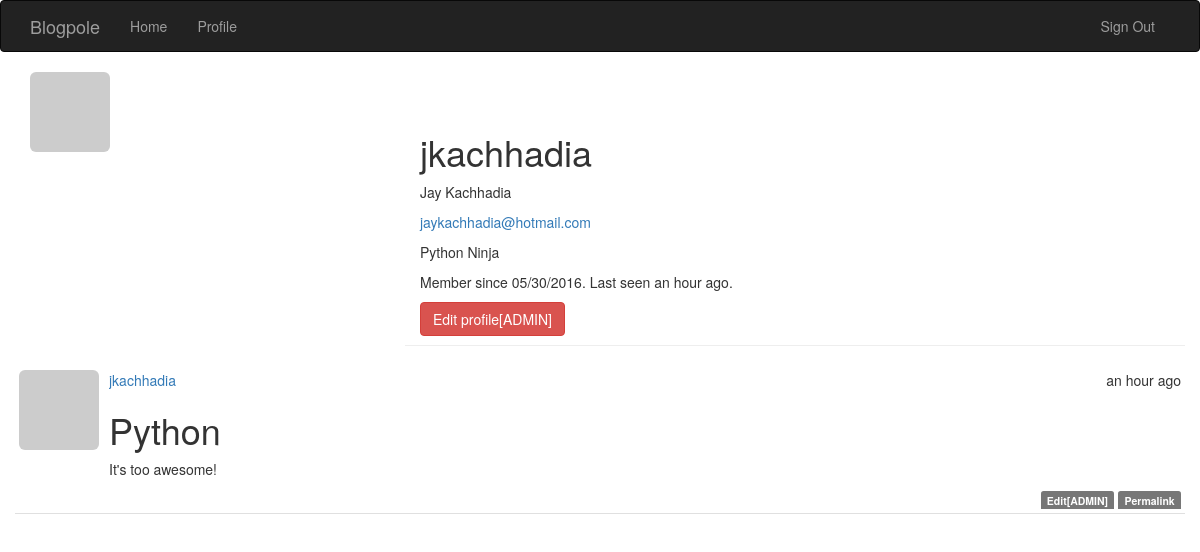
/user/jkachhadia (signed in), run on the app's committed database.
### app/models.py (models this page shows, shortened)
class User(db.Model, UserMixin):
    __tablename__ = 'users'
    id = db.Column(db.Integer, primary_key=True)
    email= db.Column(db.String(64),unique=True,index=True)
    username = db.Column(db.String(64), unique=True, index=True)
    role_id = db.Column(db.Integer, db.ForeignKey('roles.id'))
    password_hash= db.Column(db.String(128))
    confirmed=db.Column(db.Boolean,default=False)
    name=db.Column(db.String(64))
    location=db.Column(db.String(64))
    about_me=db.Column(db.Text())
    member_since=db.Column(db.DateTime(),default=datetime.utcnow)
    last_seen=db.Column(db.DateTime(), default=datetime.utcnow)
    avatar_hash=db.Column(db.String(32))
    posts=db.relationship('Post',backref='author', lazy='dynamic')
    def gravatar(self,size=100,default='identicon',rating='g'):
        if request.is_secure:
            url= 'https://secure.gravatar.com/avatar'
        else:
            url= 'http://www.gravatar.com/avatar'
        hash= self.avatar_hash or hashlib.md5(self.email.encode('utf-8')).hexdigest()
        return '{url}/{hash}?s={size}&d={default}&r={rating}'.format(url=url,hash=hash,size=size,default=default,rating=rating)
    def ping(self):
        self.last_seen =datetime.utcnow()
        db.session.add(self)
    def can(self,permissions):
        return self.role is not None and (self.role.permissions & permissions) == permissions
    def is_administrator(self):
        return self.can(Permission.ADMINISTER)
    @property
    def password(self):
        raise AttributeError('password is not a readable attribute.')

class Post(db.Model):
    __tablename__='posts'
    id=db.Column(db.Integer,primary_key=True)
    body=db.Column(db.Text)
    timestamp=db.Column(db.DateTime,index=True,default=datetime.utcnow)
    author_id=db.Column(db.Integer,db.ForeignKey('users.id'))
    body_html=db.Column(db.Text)

### app/main/views.py (the view)
@main.route('/user/<username>')
def user(username):
    user=User.query.filter_by(username=username).first()
    if user is None:
        abort(404)
    posts=user.posts.order_by(Post.timestamp.desc()).all()
    return render_template('user.html',user=user,posts=posts)

### app/auth/views.py (called while the page is built)
@auth.before_app_request
def before_request():
    if current_user.is_authenticated():
        current_user.ping()
        if not current_user.confirmed and request.endpoint[:5] !='auth.':
            return redirect(url_for('auth.unconfirmed'))

### app/main/__init__.py (called while the page is built)
@main.app_context_processor
def inject_permissions():
    return dict(Permission=Permission)

### app/models.py (called while the page is built)
@login_manager.user_loader
def load_user(user_id):
    return User.query.get(int(user_id))

### app/templates/user.html (shortened to what this page needs)
{% extends "base.html" %}
{% block page_content %}
<div class="row">
  <div class="col-md-4">
<img class="img-rounded profile-thumbnail" src="{{user.gravatar(size=256)}}">
  </div>
<div class="page-header col-md-8">
  <h1>{{user.username}}</h1>
  {% if user.name or user.loaction %}
  <p>
    {% if user.name %}{{user.name}}{% endif %}
  </p>
  {% endif %}
  {% if current_user.is_administrator() %}
  <p><a href="mailto:{{user.email}}">{{user.email}}</a></p>
  {% endif %}
  {% if user.about_me %}<p>{{user.about_me}}</p>{% endif %}
  <p>
    Member since {{ moment(user.member_since).format('L')}}.
    Last seen {{moment(user.last_seen).fromNow()}}.
  </p>
  {% if current_user.is_administrator() %}
  <a class="btn btn-danger" href="{{ url_for('.edit_profile_admin',id=user.id)}}">
    Edit profile[ADMIN]
  </a>
  {% endif %}
</div>
{% include "_posts.html" %}
{% endblock %}

### app/templates/base.html (shortened to what this page needs)
{% extends "bootstrap/base.html" %}
{% block head %}
{{ super() }}
<link rel="stylesheet" type="text/css" href="{{ url_for('static', filename='styles.css') }}">
{% endblock %}
{% block navbar %}
<div class="navbar navbar-inverse" role="navigation">
    <div class="container">
        <div class="navbar-header">
            <a class="navbar-brand" href="{{ url_for('main.index') }}">Blogpole</a>
        </div>
        <div class="navbar-collapse collapse">
            <ul class="nav navbar-nav">
                <li><a href="{{ url_for('main.index') }}">Home</a></li>
                {% if current_user.is_authenticated() %}
                <li><a href="{{ url_for('main.user',username=current_user.username) }}">Profile</a></li>
                {% endif %}
            </ul>
            <ul class="nav navbar-nav navbar-right">
              {% if current_user.is_authenticated() %}
              <li><a href="{{url_for('auth.logout')}}">Sign Out</a><li>
              {% else %}
              <li><a href="{{url_for('auth.login')}}">Sign In</a><li>
              {% endif %}
            </ul>
        </div>
    </div>
</div>
{% endblock %}
{% block content %}
<div class="container">
    {% block page_content %}{% endblock %}
</div>
{% endblock %}

### app/templates/_posts.html
<ul class="media-list">
    {% for post in posts %}
    <li class="media" style="padding:4px;">
            <a class="pull-left" href="{{ url_for('.user', username=post.author.username) }}">
                <img class="img-rounded profile-thumbnail media-object" src="{{ post.author.gravatar(size=40) }}">
            </a>
          <div class="media-body">
            <div class="media-heading"><a href="{{ url_for('.user', username=post.author.username) }}">{{ post.author.username }}</a><div class="pull-right">{{ moment(post.timestamp).fromNow() }}</div></div>
              {% if post.body_html %}
            {{ post.body_html | safe }}
            {% else %}
            {{ post.body }}
            {% endif %}
            <div class="pull-right">
              {% if current_user == post.author %}
              <a href="{{url_for('.edit',id=post.id)}}"><span class="label label-default">Edit</span></a>
              {% elif current_user.is_administrator() %}
              <a href="{{url_for('.edit',id=post.id)}}"><span class="label label-default">Edit[ADMIN]</span></a>
              {% endif %}
              <a href="{{url_for('.post',id=post.id)}}"><span class="label label-default">Permalink</span></a>
            </div>
          </div>
    </li>
    {% endfor %}
</ul>

### app/static/styles.css (style rules this page uses)
.media { margin-top: 0px; border-bottom: 1px solid #e0e0e0; }

### data on the page
User: username "jkachhadia", name "Jay Kachhadia", email "jaykachhadia@hotmail.com", about_me "Python Ninja", member_since "05/30/2016", last_seen "an hour ago"
Post: author.username "jkachhadia", timestamp "an hour ago", body_html "Python It's too awesome!"
